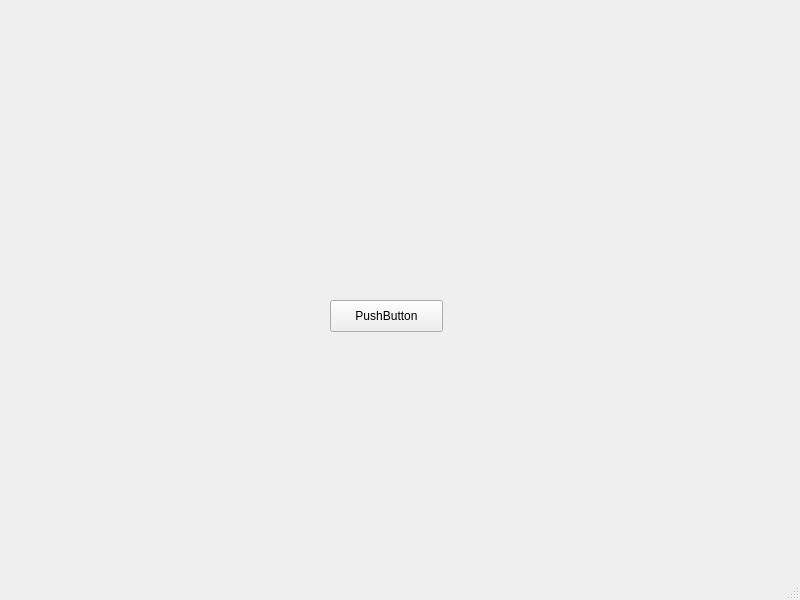
<?xml version="1.0" encoding="UTF-8"?>
<ui version="4.0">
 <class>MainWindow</class>
 <widget class="QMainWindow" name="MainWindow">
  <property name="geometry">
   <rect>
    <x>0</x>
    <y>0</y>
    <width>800</width>
    <height>600</height>
   </rect>
  </property>
  <property name="windowTitle">
   <string>MainWindow</string>
  </property>
  <widget class="QWidget" name="centralwidget">
   <widget class="QPushButton" name="pushButton">
    <property name="geometry">
     <rect>
      <x>330</x>
      <y>300</y>
      <width>113</width>
      <height>32</height>
     </rect>
    </property>
    <property name="text">
     <string>PushButton</string>
    </property>
   </widget>
  </widget>
  <widget class="QMenuBar" name="menubar">
   <property name="geometry">
    <rect>
     <x>0</x>
     <y>0</y>
     <width>800</width>
     <height>24</height>
    </rect>
   </property>
  </widget>
  <widget class="QStatusBar" name="statusbar"/>
 </widget>
 <resources/>
 <connections/>
</ui>
